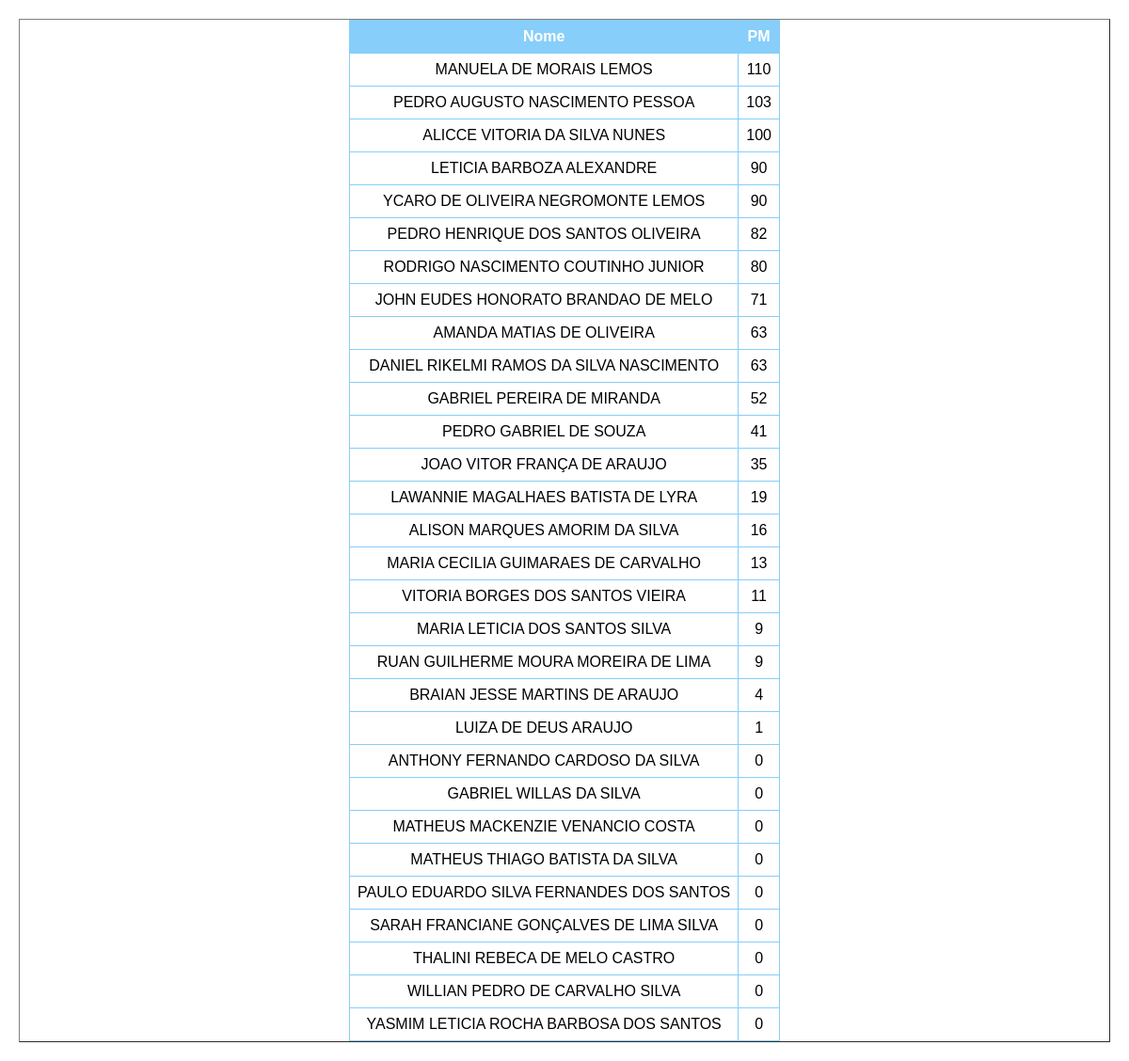
Page /ranking/3ºC on the committed database.
### main.py (models this page shows)
class Terceiro_C(db.Model):
    __tablename__ = 'Terceiro_C'

### main.py (the view)
@app.route('/ranking/<class_id>', methods=['GET', 'POST'])
def ranking(class_id):
    turma_tabela = selecionar_turma(class_id)
    resultados_ranking = db.session.query(turma_tabela.nome, getattr(turma_tabela, 'pm')).order_by(
        getattr(turma_tabela, 'pm').desc()).all()
    return render_template('ranking.html', data=resultados_ranking, class_id=class_id)

### main.py (called while the page is built)
def selecionar_turma(valor):
    if valor == 'a' or valor == '3ºA':
        return lista_turmas_db[0]
    elif valor == 'b' or valor == '3ºB':
        return lista_turmas_db[1]
    elif valor == 'c' or valor == '3ºC':
        return lista_turmas_db[2]
    elif valor == 'd' or valor == '1ºD':
        return lista_turmas_db[3]

### templates/ranking.html (shortened to what this page needs)
<!DOCTYPE html>
<html lang="en">
<head>
    <link rel="stylesheet" href="/static/styles.css">
</head>
<body>
<table border="1" class="menu">
        <tr>
            <th>Nome</th>
            <th>PM</th>
        </tr>
        {% for row in data %}
            <tr>
                <td>{{ row.nome }}</td>
                <td>{{ row.pm }}</td>
            </tr>
        {% endfor %}
</table>
</body>
</html>

### static/styles.css (style rules this page uses)
.menu { margin: 20px; display: flex; flex-direction: column; align-items: center; justify-content: flex-start; }
table { border-collapse: collapse; width: 100%; background-color: rgba(255, 255, 255, 1); }
th, td { border: 1px solid #87CEFA; padding: 8px; text-align: center; }
th { background-color: #87CEFA; color: white; }
body { margin: 0; padding: 0; font-family: Arial, sans-serif; display: flex; align-items: center; justify-content: center; min-height: 100vh; position: relative; overflow: hidden; overflow-y: auto; }
body::before { content: ''; position: fixed; top: 0; left: 0; width: 100%; height: 100%; background: url('/static/4428.jpg') center center fixed; background-size: cover; opacity: 0.3; z-index: -1; }

### rows in the picture
Terceiro_C: nome "MANUELA DE MORAIS LEMOS", pm "110"
Terceiro_C: nome "PEDRO AUGUSTO NASCIMENTO PESSOA", pm "103"
Terceiro_C: nome "ALICCE VITORIA DA SILVA NUNES", pm "100"
Terceiro_C: nome "LETICIA BARBOZA ALEXANDRE", pm "90"
Terceiro_C: nome "YCARO DE OLIVEIRA NEGROMONTE LEMOS", pm "90"
Terceiro_C: nome "PEDRO HENRIQUE DOS SANTOS OLIVEIRA", pm "82"
Terceiro_C: nome "RODRIGO NASCIMENTO COUTINHO JUNIOR", pm "80"
Terceiro_C: nome "JOHN EUDES HONORATO BRANDAO DE MELO", pm "71"
Terceiro_C: nome "AMANDA MATIAS DE OLIVEIRA", pm "63"
Terceiro_C: nome "DANIEL RIKELMI RAMOS DA SILVA NASCIMENTO", pm "63"
Terceiro_C: nome "GABRIEL PEREIRA DE MIRANDA", pm "52"
Terceiro_C: nome "PEDRO GABRIEL DE SOUZA", pm "41"
Terceiro_C: nome "JOAO VITOR FRANÇA DE ARAUJO", pm "35"
Terceiro_C: nome "LAWANNIE MAGALHAES BATISTA DE LYRA", pm "19"
Terceiro_C: nome "ALISON MARQUES AMORIM DA SILVA", pm "16"
Terceiro_C: nome "MARIA CECILIA GUIMARAES DE CARVALHO", pm "13"
Terceiro_C: nome "VITORIA BORGES DOS SANTOS VIEIRA", pm "11"
Terceiro_C: nome "MARIA LETICIA DOS SANTOS SILVA", pm "9"
Terceiro_C: nome "RUAN GUILHERME MOURA MOREIRA DE LIMA", pm "9"
Terceiro_C: nome "BRAIAN JESSE MARTINS DE ARAUJO", pm "4"
Terceiro_C: nome "LUIZA DE DEUS ARAUJO", pm "1"
Terceiro_C: nome "ANTHONY FERNANDO CARDOSO DA SILVA", pm "0"
Terceiro_C: nome "GABRIEL WILLAS DA SILVA", pm "0"
Terceiro_C: nome "MATHEUS MACKENZIE VENANCIO COSTA", pm "0"
Terceiro_C: nome "MATHEUS THIAGO BATISTA DA SILVA", pm "0"
Terceiro_C: nome "PAULO EDUARDO SILVA FERNANDES DOS SANTOS", pm "0"
Terceiro_C: nome "SARAH FRANCIANE GONÇALVES DE LIMA SILVA", pm "0"
Terceiro_C: nome "THALINI REBECA DE MELO CASTRO", pm "0"
Terceiro_C: nome "WILLIAN PEDRO DE CARVALHO SILVA", pm "0"
Terceiro_C: nome "YASMIM LETICIA ROCHA BARBOSA DOS SANTOS", pm "0"
